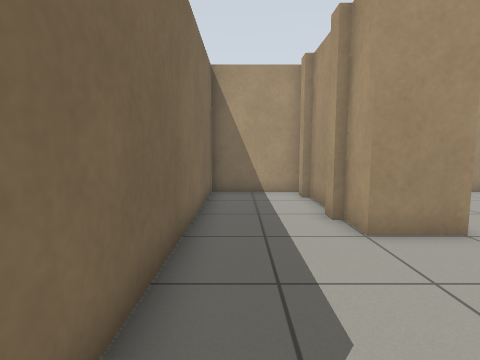
view 1 (above)

18 first-person views from a walk through a Gazebo world. The camera is 0.85 m above the floor, tilts 6° down and sees 80° across. The floor is counted in squares, 0.5 m on a side. Each view is taken from the middle of a square. On the plan, view 1 faces up. The plan holds only what a view shows up to about 15 squares ahead; the rest is blank. Some stock models are drawn as simple stand-ins.

view 2
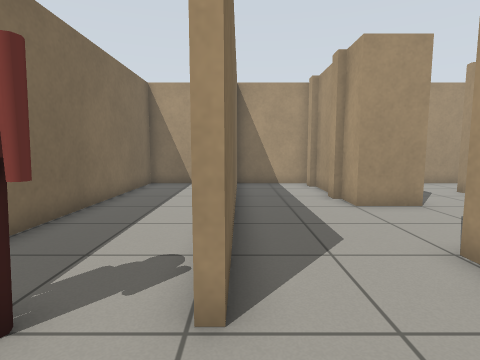

view 3
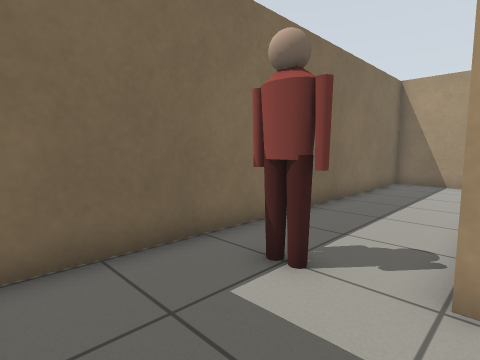

view 4
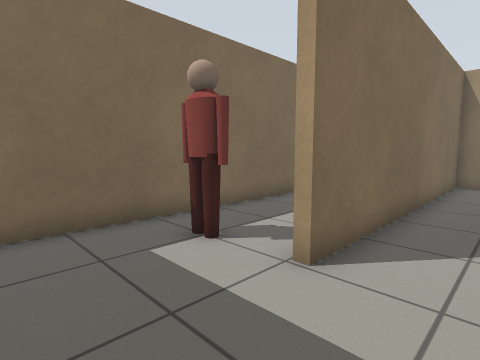

view 5
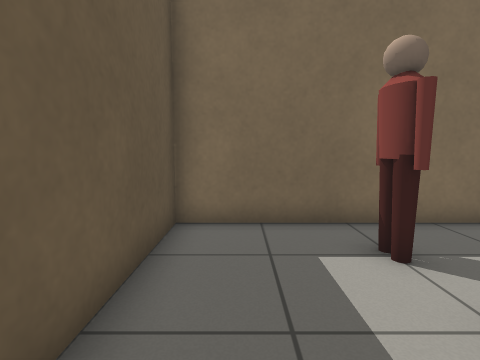

view 6
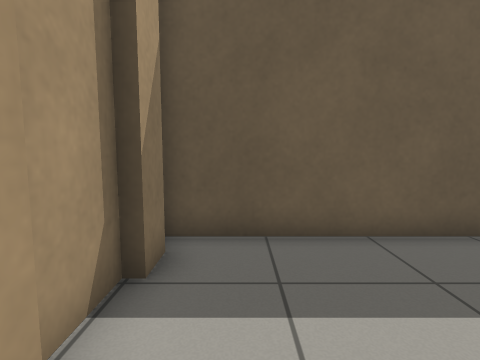

view 7
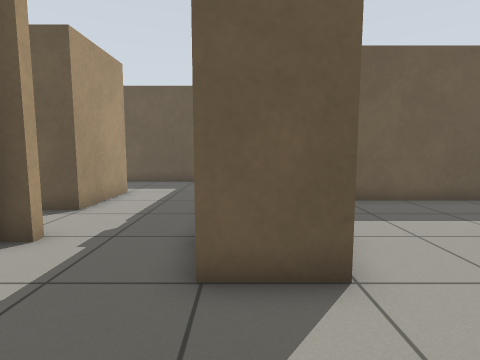

view 8
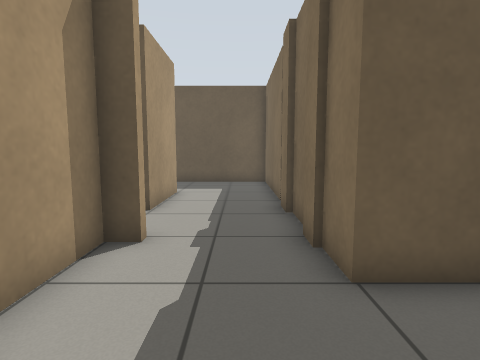

view 9
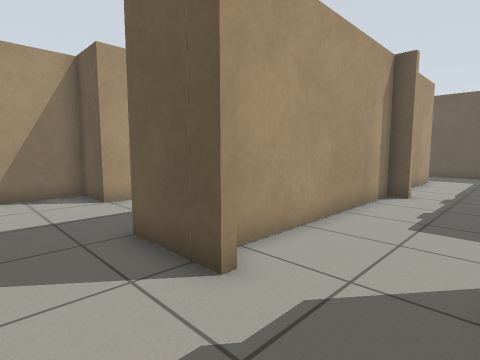

view 10
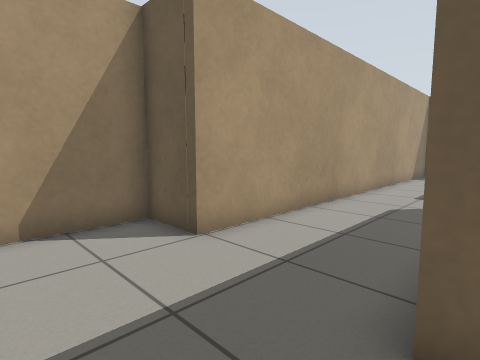

view 11
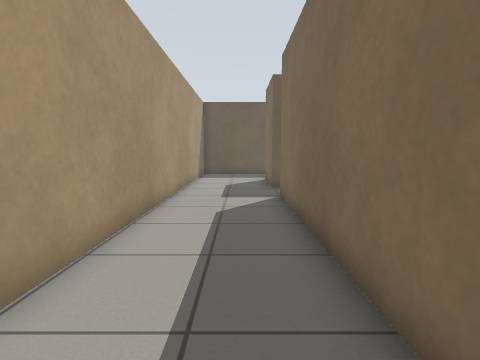

view 12
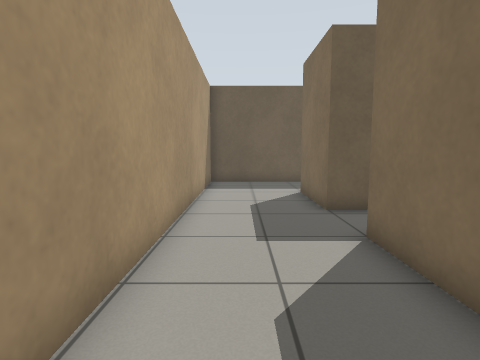

view 13
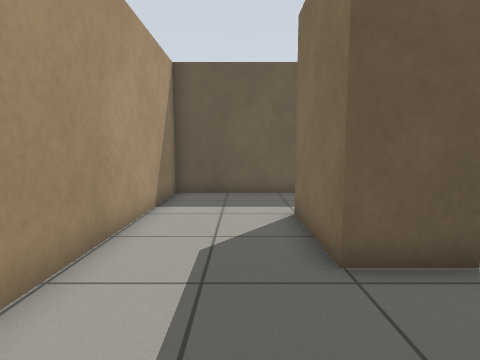

view 14
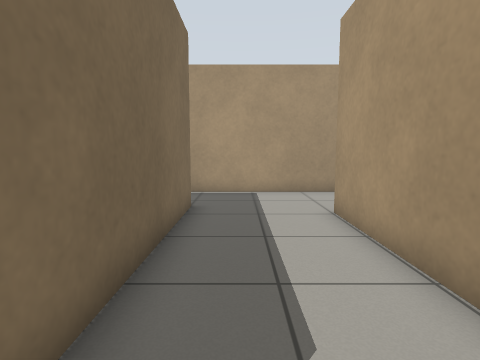

view 15
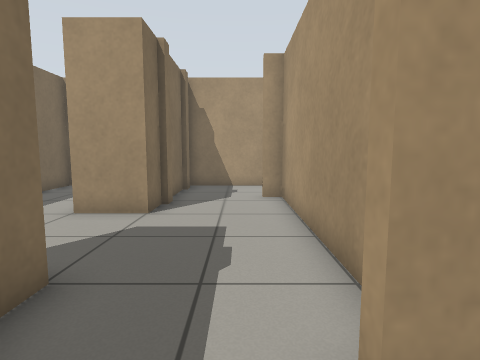

view 16
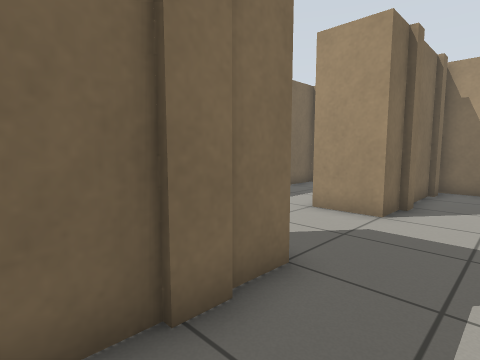

view 17
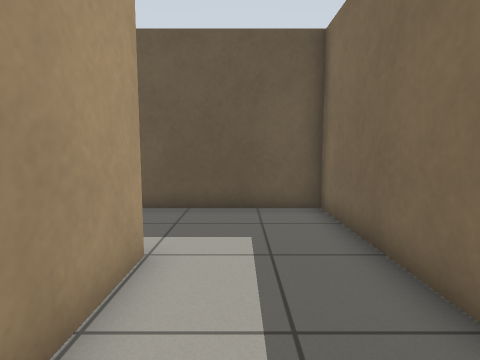

view 18
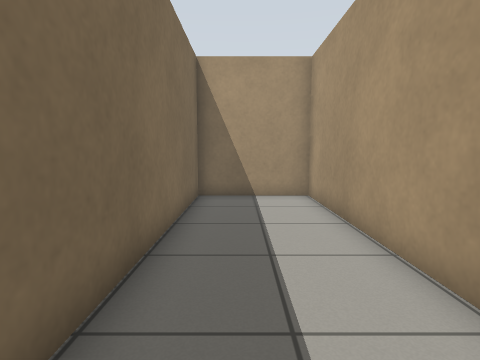

### Floor plan
Ten units are one square. View 1 is at (0, 0); x grows to the right and y downward. Boxes are objects, and circles mark ways between rooms. Rooms are numbered by the first view taken in them; rooms with no view inside come last. Other rooms are left out.
<svg viewBox="-61 -120 232 227">
<path fill="none" stroke="#000" d="M26 -56 26 -69M22 -68 22 -75M26 -82 26 -102M26 -10 26 -15M22 -101 22 -109M22 7 22 2M25 -115 -11 -115 -11 5M22 37 22 26 26 26 26 10M-14 45 25 45M85 4 77 4M77 1 85 1 85 -82 78 -82 78 -85 105 -85 105 5M47 -3 47 7M46 6 46 28M47 26 47 37M85 65 85 30 105 30 105 65M26 -15 46 -15 46 -1M46 45 46 102 146 102 146 -77 166 -77 166 -105M46 -69 46 -56 26 -56M47 -75 47 -68M46 -102 46 -82M159 -115 45 -115M47 -109 47 -101M-14 -39 -14 -115 -56 -115 -56 45 -14 45"/>
<rect x="-45" y="-5" width="20" height="20" fill="#bbb"><title>person</title></rect>
<circle cx="10" cy="-5" r="3" fill="#2a7"/>
<circle cx="35" cy="-35" r="3" fill="#2a7"/>
<circle cx="-10" cy="25" r="3" fill="#2a7"/>
<text x="10" y="-50">1</text>
<text x="0" y="20">2</text>
<text x="110" y="-10">3</text>
<text x="-40" y="-40">4</text>
</svg>
Room 1 opens to room 2. Room 1 opens to room 3. Room 2 opens to room 4.

Where each view was taken, in squares from view 1:
view 1: 0 up, 0 right, facing up
view 2: 3 down, 1 left, facing up
view 3: 4 down, 1 left, facing up-left
view 4: 4 down, 1 right, facing up-left
view 5: 3 down, 1 right, facing left
view 6: 1 up, 1 right, facing down
view 7: 5 up, 4 right, facing down
view 8: 5 up, 6 right, facing down
view 9: 11 up, 5 right, facing down-right
view 10: 11 up, 10 right, facing down-right
view 11: 10 up, 12 right, facing down
view 12: 5 up, 13 right, facing down
view 13: 1 up, 12 right, facing down
view 14: 0 up, 12 right, facing up
view 15: 2 down, 7 right, facing up
view 16: 2 down, 7 right, facing up-left
view 17: 2 down, 7 right, facing down
view 18: 1 up, 4 left, facing up
